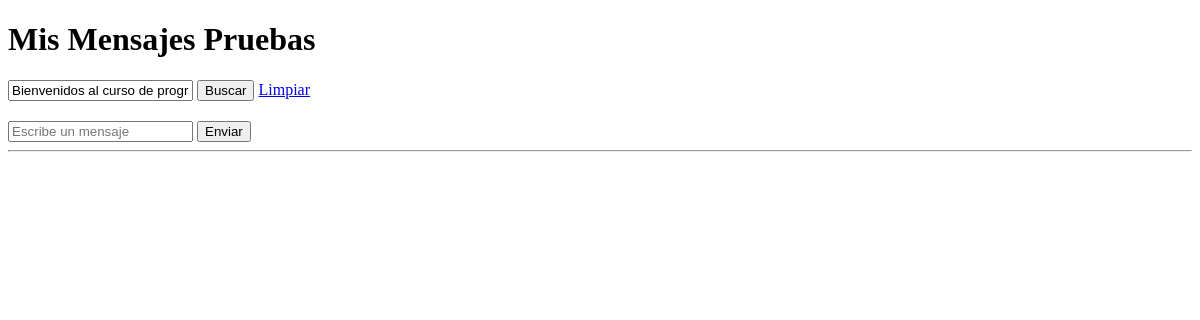
The app's page /index.php?buscar=Bienvenidos al curso de programación., older data.
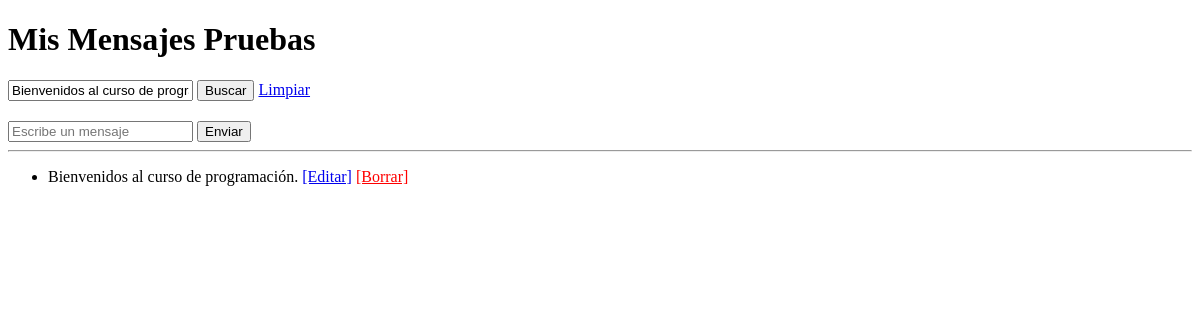
The same page, newer data.
### tables this page shows
CREATE TABLE `mensajes` (
  `id` int(11) NOT NULL AUTO_INCREMENT,
  `texto` varchar(100) DEFAULT NULL,
  PRIMARY KEY (`id`)
);

### src/Database.php (called while the page is built)
<?php
class Database {
    private static $instance = null;
    public static function getConnection() {
        if (self::$instance === null) {
            $host = 'db';
            $db   = getenv('DB_NAME') ?: 'laboratorio_db';
            $user = getenv('DB_USER') ?: 'root';
            $pass = getenv('DB_PASS') ?: 'rootpassword';
            try {
                self::$instance = new PDO("mysql:host=$host;dbname=$db", $user, $pass);
                self::$instance->setAttribute(PDO::ATTR_ERRMODE, PDO::ERRMODE_EXCEPTION);
            } catch (PDOException $e) {
                die("Error de conexión: " . $e->getMessage());
            }
        }
        return self::$instance;
    }
}

### src/MensajeManager.php (called while the page is built, shortened)
<?php
require_once 'Database.php';
class MensajeManager {
    private $pdo;
    public function __construct() {
        $this->pdo = Database::getConnection();
    }
    public function obtenerTodos($busqueda = '') {
        $sql = "SELECT id, texto FROM mensajes WHERE texto LIKE :busqueda";
        $stmt = $this->pdo->prepare($sql);
        $stmt->execute(['busqueda' => "%$busqueda%"]);
        return $stmt->fetchAll(PDO::FETCH_ASSOC);
    }
}

### src/index.php (the view, shortened to what this page needs)
<?php
require_once 'MensajeManager.php';
$manager = new MensajeManager();
$busqueda = $_GET['buscar'] ?? '';
$mensajes = $manager->obtenerTodos($busqueda);
?>
<!DOCTYPE html>
<html>
<head>
</head>
<body>
    <h1>Mis Mensajes Pruebas</h1>
    <form method="GET" style="margin-bottom: 20px;">
        <input type="text" name="buscar" value="<?= htmlspecialchars($busqueda) ?>" placeholder="Buscar...">
        <button type="submit">Buscar</button>
        <a href="index.php">Limpiar</a>
    </form>
    <form method="POST">
        <input type="text" name="mensaje" placeholder="Escribe un mensaje" required>
        <button type="submit">Enviar</button>
    </form>
    <hr>
    <ul>
        <?php foreach ($mensajes as $m): ?>
            <li>
                <?= htmlspecialchars($m['texto']) ?>
                <a href="editar.php?id=<?= $m['id'] ?>">[Editar]</a>
                <a href="borrar.php?id=<?= $m['id'] ?>" onclick="return confirm('¿Seguro?');" style="color:red;">[Borrar]</a>
            </li>
        <?php endforeach; ?>
    </ul>
</body>
</html>

Row changes from the older to the newer data that the page shows:
now on this page (row edited): mensajes: texto "Bienvenidos al curso de programación."
